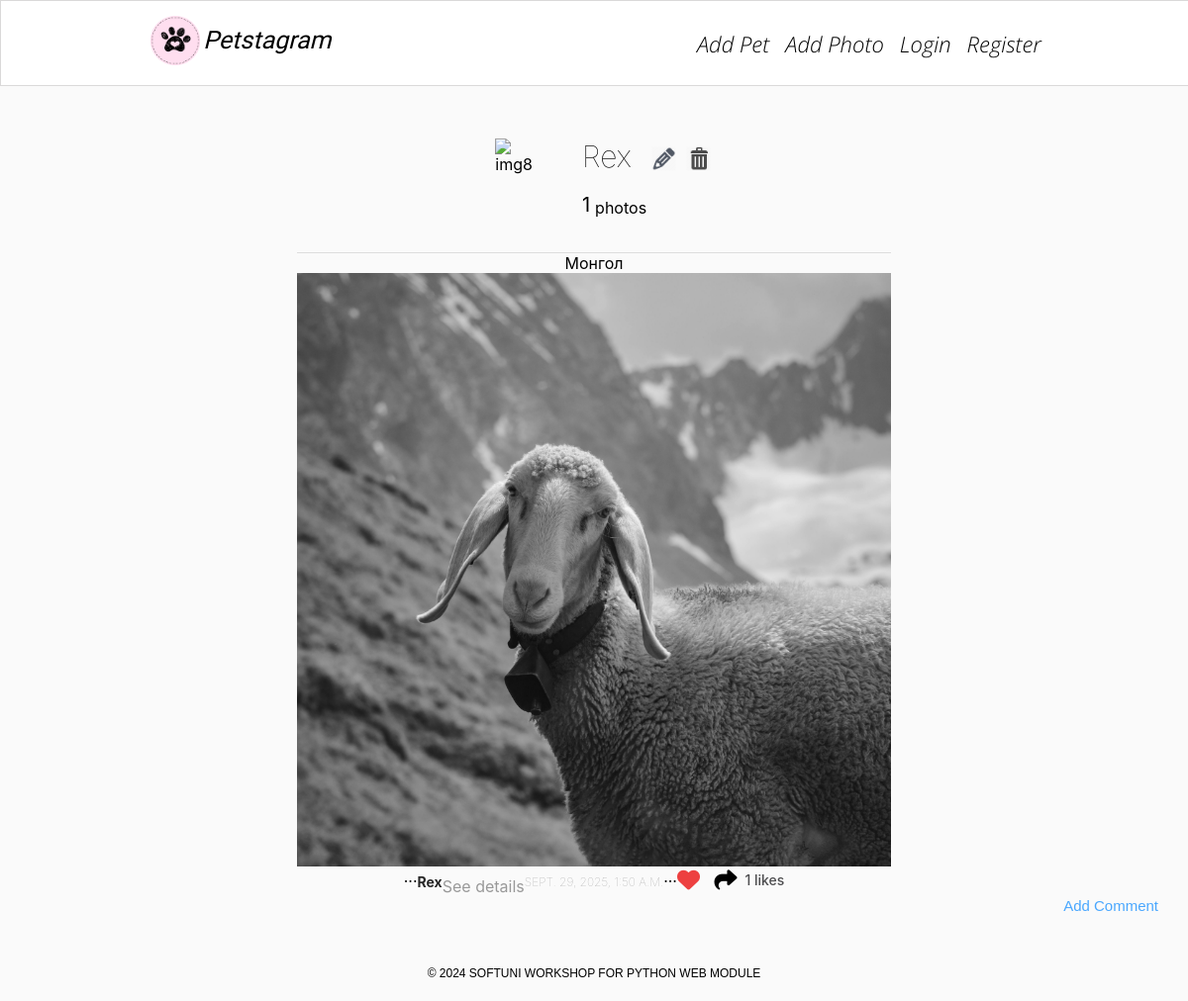
Screenshot of /pets/Bayarjargal/pet/rex-7/ with the database file from the repository.
### petstagram/pets/models.py (models this page shows, shortened)
class Pet(models.Model):
    name = models.CharField(max_length=30)
    pet_photo = models.URLField()
    date_of_birth = models.DateField(null=True, blank=True)
    slug = models.SlugField(unique=True, null=False, blank=False, editable=False)
    owner = models.ForeignKey(User, on_delete=models.CASCADE)  # 🔥 эзэмшигч

### petstagram/photos/models.py (models this page shows, shortened)
class Photo(models.Model):
    photo = models.ImageField(upload_to='images/', validators=[photo_file_size])
    description = models.TextField(
        max_length=300,
        validators=[MinLengthValidator(10)],
        blank=True,
        null=True,
    )
    location = models.CharField(
        max_length=30,
        blank=True,
        null=True,
    )
    tagged_pets = models.ManyToManyField('pets.Pet', blank=True)
    date_of_publication = models.DateTimeField(auto_now=True)

### petstagram/pets/views.py (the view)
# urls.py: path('<str:username>/pet/<slug:pet_slug>/', views.PetDetailsView.as_view(), name='pet_details'),
class PetDetailsView(DetailView):
    model = Pet
    template_name = 'pets/pet-details-page.html'
    context_object_name = 'pet'
    slug_url_kwarg = 'pet_slug'
    slug_field = 'slug'
    def get_queryset(self):
        queryset = super().get_queryset()
        return queryset.filter(owner__username=self.kwargs['username'])
    def get_context_data(self, **kwargs):
        context = super().get_context_data(**kwargs)
        pet = self.get_object()
        all_photos = pet.photo_set.all()
        context['all_photos'] = all_photos
        return context

### templates/pets/pet-details-page.html
{% extends 'base.html' %}
{% load static %}
{% block content %}
    <div class="pet-profile">
        <div class="profile">
            <div class="profile-data">
                <div class="img">
                    <div class="image">
                        <img src="{{ pet.personal_photo }}"
                             alt="img8">
                    </div>
                </div>
                <div class="personal">
                    <div class="edit">
                        <p>{{ pet.name }}</p>
                        <a href="{% url 'edit_pet' username=pet.owner.username pet_slug=pet.slug %}">
                            <img class="edit-img" src="/static/images/edit-pen-icon-6.jpg" alt="edit button">
                        </a>
                        <a href="{% url 'delete_pet' username=pet.owner.username pet_slug=pet.slug %}">
                            <img class="bin-img" src="/static/images/icon-remove-22.jpg" alt="bin button">
                        </a>
                    </div>
                    <div class="data">
                        <span>{{ all_photos.count }}</span>
                        <p>photos</p>
                    </div>
                </div>
            </div>
        </div>
        <div class="pet-posts">
            {% if all_photos %}
                {% include 'common/pet-posts.html' %}
            {% else %}
                <img class="no-posts" src="{% static '/images/no_posts.png' %}" alt="no posts image">
            {% endif %}
        </div>
    </div>
{% endblock %}

### templates/common/pet-posts.html (shortened to what this page needs)
{% load static%}
{% for photo in all_photos %}
    {% if photo.location %}
        <span>{{ photo.location }}</span>
    {% endif %}
    <div class="imgBx" id="{{photo.id}}">
    <img src="{{ photo.photo.url }}"
            alt="post image" class="cover">
    </div>
    ...
    {% for pet in photo.tagged_pets.all %}
        <a href="{% url 'pet_details' username=pet.owner.username pet_slug=pet.slug %}">
            <p class="message">
                <b>{{ pet.name }}</b>
            </p>
        </a>
    {% endfor %}
    <a href="{% url 'photo_details' photo.pk %}">
        <h4 class="details">See details</h4>
    </a>
    <h5 class="postTime">{{ photo.date_of_publication }}</h5>
    <div class="addComments">
        <form action="{% url 'add_comment' photo.id %}" method="post">
            <button class="add-btn" type="submit">Add Comment</button>
        </form>
    </div>
                ...
        <div class="bottom">
          <div class="actionBtns">
            <div class="left">
              <span class="heart">
                <a href="{% url 'like' photo.id %}">
                  {% if photo.like_set.all %}
                  <i class="fa-solid fa-heart" style="color:#ed4040;"></i>
                  {% else %}
                  <i class="fa-regular fa-heart"></i>
                  {% endif %}
                </a>
              </span>
              <a class="share" href="{% url 'share' photo.id %}">
                <i class="fa-solid fa-share"></i>
              </a>
            </div>
          </div>
        </div>
    <p class="likes">{{ photo.like_set.count }} likes</p>
{% endfor %}

### static/css/home.css (style rules this page uses)
* { margin: 0; padding: 0; box-sizing: border-box; }
body { font-family: -apple-system, system-ui, "Segoe UI", Roboto, Oxygen, Ubuntu, Cantarell, "Open Sans", "Helvetica Neue", sans-serif; background: #fafafa; min-height: 100vh; }
.cover { position: absolute; top: 0; left: 0; width: 100%; height: 100%; object-fit: cover; }
.imgBx { position: relative; width: 100%; min-height: 600px; }
.actionBtns { display: flex; justify-content: space-between; align-items: center; font-size: 23px; }
.actionBtns i { cursor: pointer; }
.actionBtns .left i { margin-right: 8px; }
.likes { font-weight: 500; margin-top: 5px; font-size: 14px; cursor: default; color: #4d4d4f; }
.message { font-weight: 400; margin-top: 5px; font-size: 14px; color: #777; line-height: 1.5em; }
.message b { color: #262626; }
.details { margin-top: 10px; font-weight: 400; color: #999; }
.addComments { display: flex; align-items: center; margin-top: 20px; border-top: 1px solid #ddd; padding: 10px 0; }
.addComments button { position: absolute; right: 30px; color: #1d92ffcb; font-weight: 500; font-size: 15px; border: none; background-color: inherit; cursor: pointer; }
.addComments form { display: flex; margin-bottom: 15px; }
.postTime { margin-top: 8px; font-weight: lighter; cursor: default; color: rgb(163, 163, 163); font-size: 12px; text-transform: uppercase; }
a { text-decoration: none; }
i { color: black; }

### static/css/petFunctions.css (style rules this page uses)
.add-btn { background-color: rgb(67, 185, 12); }

### static/css/profile.css (style rules this page uses)
.profile { margin: 140px 35% 0 38%; }
.profile-data { display: flex; gap: 130px; justify-content: center; }
.profile a { color: black; }
.personal .edit { display: flex; gap: 20px; font-weight: lighter; font-size: 30px; margin-bottom: 15px; }
.personal .edit p { white-space: nowrap; }
.personal .edit-img { width: 25px; margin-top: 8px; }
.personal .bin-img { width: 25px; margin-left: -10px; margin-top: 8px; }
.personal .data { display: flex; margin-bottom: 15px; }
.personal .data span { margin-right: 5px; font-size: 20px; }
.personal .data p { margin-right: 15px; margin-top: 5px; }

### static/css/petProfile.css (style rules this page uses)
.pet-profile { width: 50%; margin-bottom: 20px; }
.pet-profile .profile-data { gap: 50px; margin-bottom: 20px; }
.pet-posts { display: flex; justify-content: center; width: 100%; border-top: 1px solid #ddd; flex-wrap: wrap; }

### rows the page displays
Pet: name "Rex"
Photo: location "Монгол", photo (picture), date_of_publication "SEPT. 29, 2025, 1:50 A.M.", like_set.count "1"

### other values shown
{{ all_photos.count }} "1"
